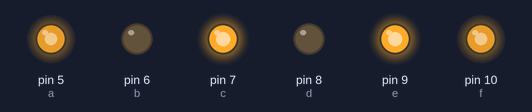
The sketch below on a simulated Arduino Uno, built with avr-gcc and run on an emulated ATmega328P. Parts: output pins drawn as LEDs (lit = HIGH).

Above: at 0.1 s.
Timing chart, 0 to 1.6 s (numbered marks = the images above):
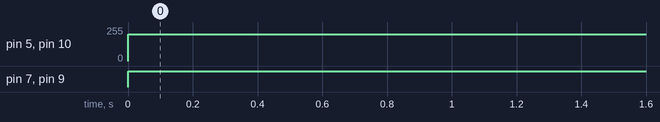

The sketch:

4_5_motor_contol.ino
```cpp
int a=5;
int b=6;
int c=7;
int d=8;
int e=9;
int f=10;

void setup() {
    pinMode(a, OUTPUT);
    pinMode(b, OUTPUT);
    pinMode(c, OUTPUT);
    pinMode(d, OUTPUT);
    pinMode(e, OUTPUT);
    pinMode(f, OUTPUT);


}

void loop() {
    analogWrite(a, 200);
    digitalWrite(b, LOW);
    digitalWrite(c, HIGH);

    analogWrite(f, 200);
    digitalWrite(d, LOW);
    digitalWrite(e, HIGH);


}
```

Measured:
- by itself, pin 5 (a), pin 10 (f): 0/255 → 200/255 at 0.00 s
- by itself, pin 7 (c), pin 9 (e): LOW → HIGH at 0.00 s
